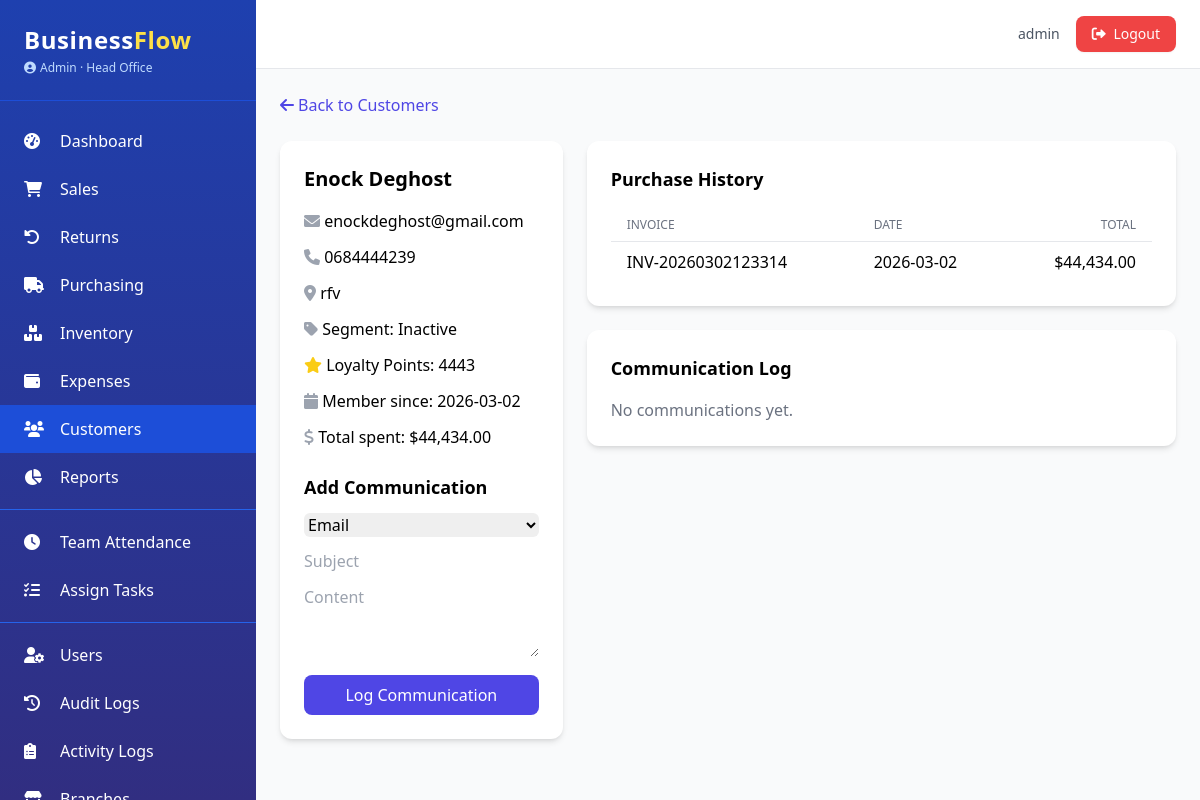
/crm/customers/1 (signed in), run on an earlier commit of the app's database.
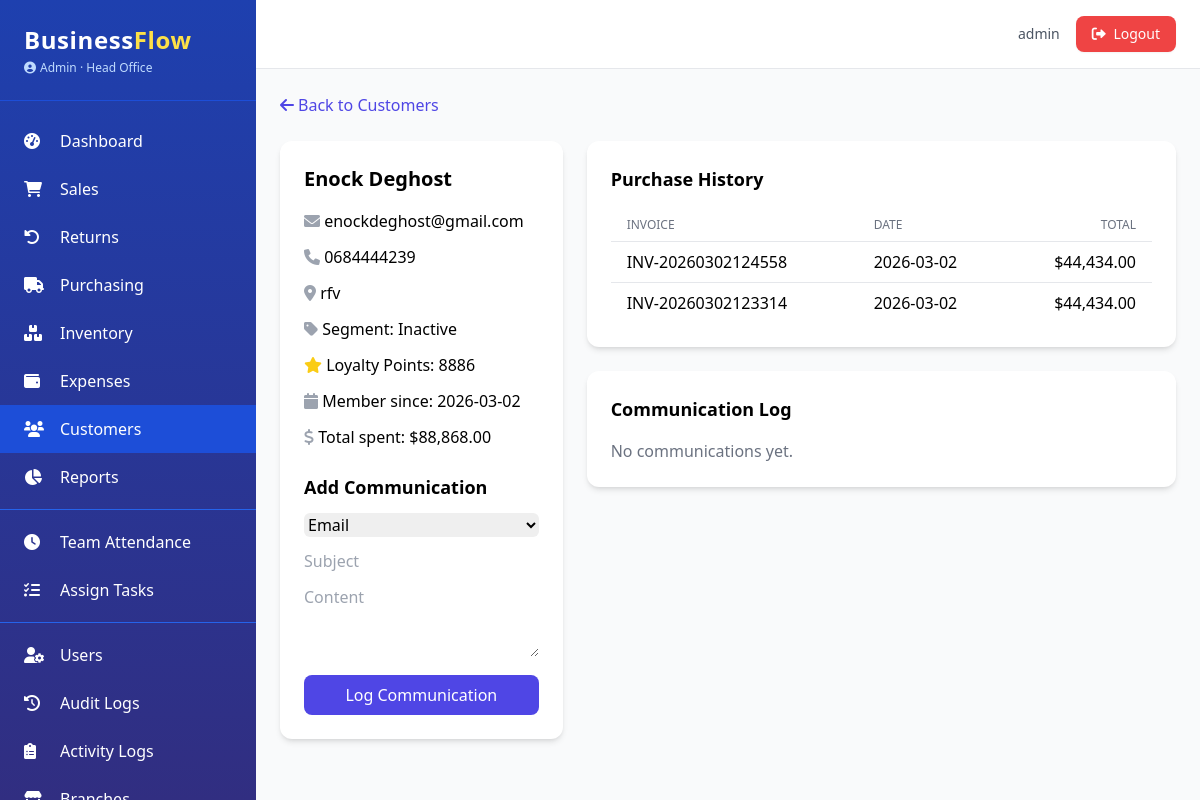
And on a later commit of the database.
### app.py (models this page shows, shortened)
class AuditMixin:
    @declared_attr
    def created_at(cls):
        return db.Column(db.DateTime, default=datetime.utcnow)

class SoftDeleteMixin:
    @classmethod
    def query_active(cls):
        return cls.query.filter(cls.deleted_at.is_(None))

class Customer(db.Model, AuditMixin, SoftDeleteMixin):
    __tablename__ = 'customers'
    id = db.Column(db.Integer, primary_key=True)
    name = db.Column(db.String(100), nullable=False)
    email = db.Column(db.String(120))
    phone = db.Column(db.String(20))
    address = db.Column(db.Text)
    loyalty_points = db.Column(db.Integer, default=0)
    segment = db.Column(db.String(50), default='Regular')
    birth_date = db.Column(db.Date)
    tax_id = db.Column(db.String(50))
    branch_id = db.Column(db.Integer, db.ForeignKey('branches.id'), nullable=True)
    branch = db.relationship('Branch')
    communications = db.relationship('CommunicationLog', backref='customer', lazy='dynamic')

class Sale(db.Model, AuditMixin):
    __tablename__ = 'sales'
    id = db.Column(db.Integer, primary_key=True)
    invoice_no = db.Column(db.String(50), unique=True, nullable=False)
    customer_id = db.Column(db.Integer, db.ForeignKey('customers.id'), nullable=True)
    user_id = db.Column(db.Integer, db.ForeignKey('users.id'), nullable=False)
    branch_id = db.Column(db.Integer, db.ForeignKey('branches.id'), nullable=True)
    total_amount = db.Column(db.Float, nullable=False)
    tax = db.Column(db.Float, default=0)
    discount = db.Column(db.Float, default=0)
    payment_method = db.Column(db.String(50))
    status = db.Column(db.String(20), default='completed')
    notes = db.Column(db.Text)
    customer = db.relationship('Customer')
    user = db.relationship('User', foreign_keys=[user_id])
    branch = db.relationship('Branch')
    items = db.relationship('SaleItem', backref='sale', cascade='all, delete-orphan')
    returns = db.relationship('Return', backref='sale', lazy='dynamic')

### app.py (the view)
@crm_bp.route('/customers/<int:customer_id>')
@login_required
@permission_required('view_customers')
def customer_detail_view(customer_id):  # renamed to avoid conflict
    customer = Customer.query_active().filter_by(id=customer_id).first_or_404()
    sales = Sale.query.filter_by(customer_id=customer_id).order_by(Sale.created_at.desc()).all()
    communications = customer.communications.order_by(CommunicationLog.date.desc()).all()
    total_spent = db.session.query(func.sum(Sale.total_amount)).filter_by(customer_id=customer_id).scalar() or 0
    return render_template('crm/detail.html', customer=customer, sales=sales, comms=communications, total_spent=total_spent)

### app.py (called while the page is built)
@login_manager.user_loader
def load_user(user_id):
    return User.query_active().filter_by(id=int(user_id)).first()

def permission_required(permission):
    def decorator(f):
        @wraps(f)
        def decorated_function(*args, **kwargs):
            if not current_user.is_authenticated:
                abort(403)
            if not current_user.has_permission(permission):
                abort(403)
            return f(*args, **kwargs)
        return decorated_function
    return decorator

@app.context_processor
def inject_now():
    return {'now': datetime.utcnow(), 'current_year': datetime.utcnow().year}

@app.template_filter('currency')
def currency_format(value):
    if value is None:
        return "$0.00"
    return f"${value:,.2f}"

    @property
    def is_admin(self):
        return self.role == 'Admin'

    def has_permission(self, perm):
        if self.is_admin:
            return True
        return perm in (self.permissions or [])

### templates/crm/detail.html (shortened to what the changed rows need)
{% extends "base.html" %}
{% block content %}
<div class="grid grid-cols-1 lg:grid-cols-3 gap-6">
    <div class="lg:col-span-1">
        <div class="bg-white rounded-xl shadow-md p-6">
            <h2 class="text-xl font-bold mb-4">{{ customer.name }}</h2>
            <div class="space-y-3">
                <p><i class="fas fa-envelope text-gray-400 w-5 inline"></i> {{ customer.email or 'N/A' }}</p>
                <p><i class="fas fa-phone text-gray-400 w-5 inline"></i> {{ customer.phone or 'N/A' }}</p>
                <p><i class="fas fa-map-marker-alt text-gray-400 w-5 inline"></i> {{ customer.address or 'N/A' }}</p>
                <p><i class="fas fa-tag text-gray-400 w-5 inline"></i> Segment: {{ customer.segment }}</p>
                <p><i class="fas fa-star text-yellow-400 w-5 inline"></i> Loyalty Points: {{ customer.loyalty_points }}</p>
                <p><i class="fas fa-calendar text-gray-400 w-5 inline"></i> Member since: {{ customer.created_at.strftime('%Y-%m-%d') }}</p>
                <p><i class="fas fa-dollar-sign text-gray-400 w-5 inline"></i> Total spent: {{ total_spent|currency }}</p>
            </div>
            {% if current_user.has_permission('edit_customers') %}
            <h3 class="text-lg font-semibold mt-6 mb-3">Add Communication</h3>
            <form method="POST" action="{{ url_for('crm.add_communication', customer_id=customer.id) }}">
                <div class="mb-3">
                </div>
                <div class="mb-3">
                </div>
                <div class="mb-3">
                </div>
                <button type="submit" class="bg-indigo-600 text-white px-4 py-2 rounded-lg w-full">Log Communication</button>
            </form>
            {% endif %}
        </div>
    </div>
    <div class="lg:col-span-2 space-y-6">
        <div class="bg-white rounded-xl shadow-md p-6">
            <div class="overflow-x-auto">
                <table class="min-w-full divide-y divide-gray-200">
                    <thead>
                        <tr>
                            <th class="px-4 py-2 text-left text-xs font-medium text-gray-500 uppercase">Invoice</th>
                            <th class="px-4 py-2 text-left text-xs font-medium text-gray-500 uppercase">Date</th>
                            <th class="px-4 py-2 text-right text-xs font-medium text-gray-500 uppercase">Total</th>
                        </tr>
                    </thead>
                    <tbody class="bg-white divide-y divide-gray-200">
                        {% for sale in sales %}
                        <tr class="hover:bg-gray-50">
                            <td class="px-4 py-2 whitespace-nowrap">{{ sale.invoice_no }}</td>
                            <td class="px-4 py-2 whitespace-nowrap">{{ sale.created_at.strftime('%Y-%m-%d') }}</td>
                            <td class="px-4 py-2 whitespace-nowrap text-right">{{ sale.total_amount|currency }}</td>
                        </tr>
                        {% else %}
                        <tr>
                            <td colspan="3" class="px-4 py-2 text-center text-gray-500">No purchase history.</td>
                        </tr>
                        {% endfor %}
                    </tbody>
                </table>
            </div>
        </div>
    </div>
</div>
{% endblock %}

What changed in the data, as far as the page shows it:
changed Customer "Enock Deghost": loyalty_points "4443" → "8886"
added Sale: invoice_no "INV-20260302124558", created_at "2026-03-02", total_amount "$44,434.00"
Also different on the page:
{{ total_spent|currency }}: "$44,434.00" → "$88,868.00"
